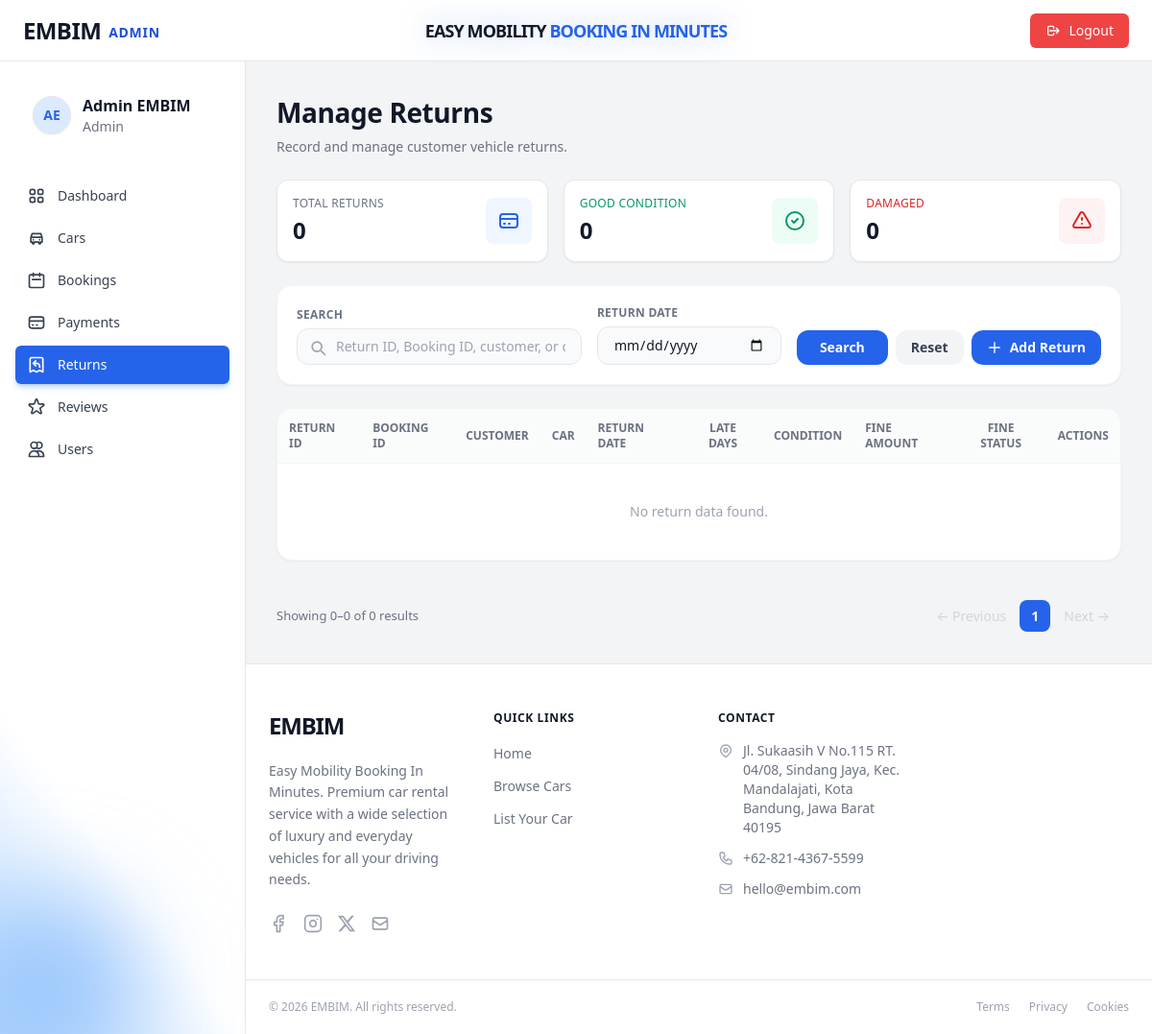
Page /admin/index.php?page=manage_returns (signed in) on the earlier database version.
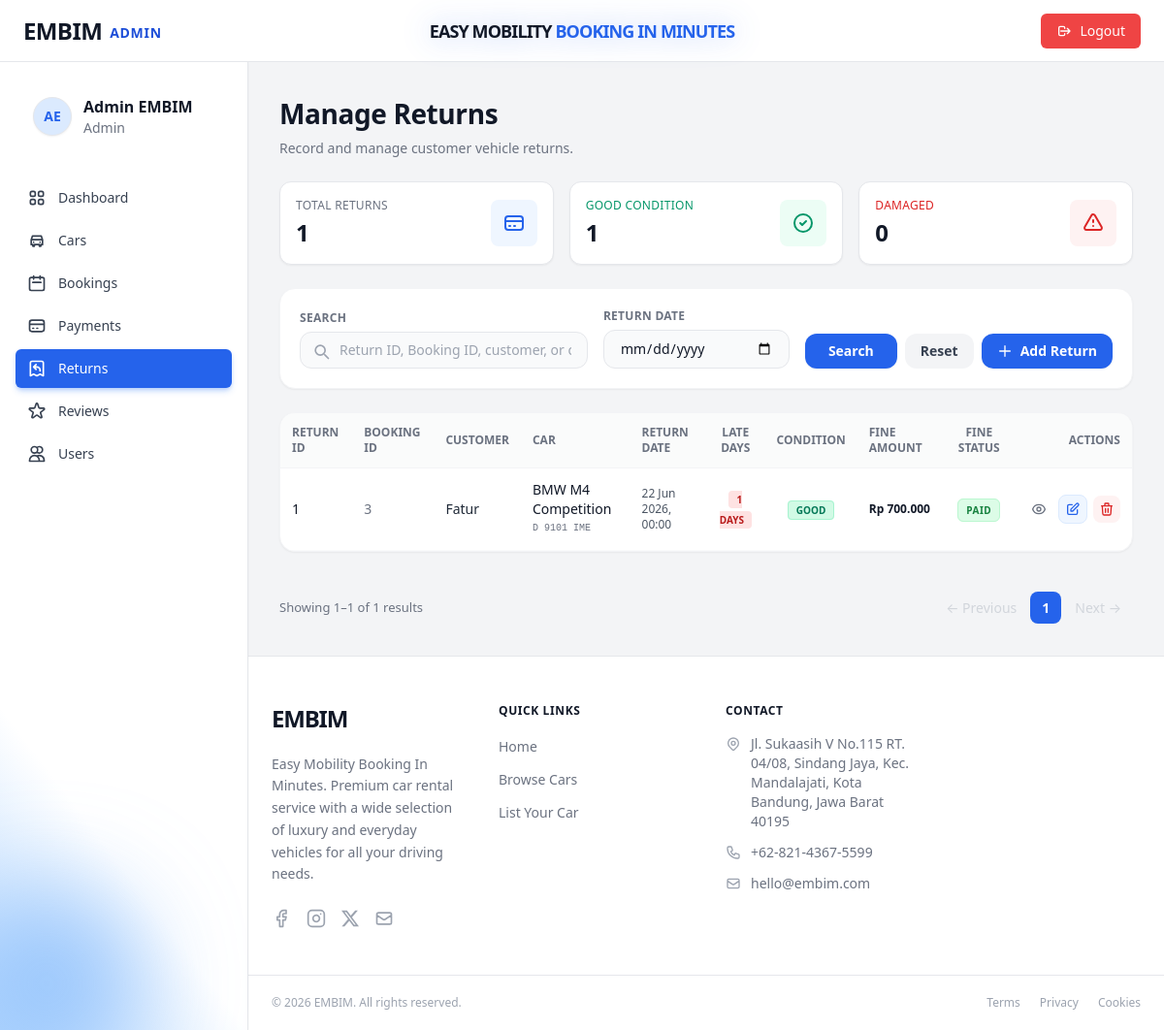
Same page on the later database version.
### tables this page shows
CREATE TABLE `returns` (
  `id` int(11) NOT NULL,
  `booking_id` int(11) NOT NULL,
  `return_date` date NOT NULL,
  `late_days` smallint(6) NOT NULL DEFAULT 0,
  `car_condition` enum('good','damaged') NOT NULL DEFAULT 'good',
  `notes` text DEFAULT NULL,
  `created_at` datetime NOT NULL DEFAULT current_timestamp(),
  `fine_per_day` decimal(12,2) DEFAULT 700000.00,
  `fine_amount` decimal(14,2) DEFAULT 0.00,
  `fine_status` enum('none','unpaid','paid') DEFAULT 'none'
);

CREATE TABLE `users` (
  `id` int(11) NOT NULL,
  `full_name` varchar(100) NOT NULL,
  `email` varchar(150) NOT NULL,
  `password` varchar(255) NOT NULL COMMENT 'bcrypt hash',
  `phone` varchar(20) DEFAULT NULL,
  `address` text DEFAULT NULL,
  `role` enum('admin','user') NOT NULL DEFAULT 'user',
  `photo_profile` varchar(100) DEFAULT NULL,
  `photo_ktp` varchar(100) DEFAULT NULL,
  `photo_sim` varchar(100) DEFAULT NULL,
  `created_at` datetime NOT NULL DEFAULT current_timestamp(),
  `updated_at` datetime NOT NULL DEFAULT current_timestamp() ON UPDATE current_timestamp()
);

CREATE TABLE `cars` (
  `id` int(11) NOT NULL,
  `brand` varchar(80) NOT NULL,
  `model` varchar(100) NOT NULL,
  `year` year(4) NOT NULL,
  `stock` int(11) NOT NULL,
  `license_plate` varchar(20) NOT NULL,
  `price_per_day` decimal(12,2) NOT NULL,
  `status` enum('available','booked','maintenance') NOT NULL DEFAULT 'available',
  `transmission` enum('automatic','manual') NOT NULL DEFAULT 'automatic',
  `fuel_type` enum('gasoline','diesel','electric','hybrid') NOT NULL DEFAULT 'gasoline',
  `seats` tinyint(4) NOT NULL DEFAULT 5,
  `description` text DEFAULT NULL,
  `photo` varchar(255) DEFAULT NULL COMMENT 'Nama file gambar di folder assets/images',
  `created_at` datetime NOT NULL DEFAULT current_timestamp(),
  `updated_at` datetime NOT NULL DEFAULT current_timestamp() ON UPDATE current_timestamp()
);

### admin/views/manage_returns.php (the view, shortened to what the changed rows need)
<?php require_once __DIR__ . '/partials/layout_top.php'; ?>
<div class="space-y-6">
  <div class="page-heading">
    <h1>Manage Returns</h1>
  </div>
  <div class="grid grid-cols-1 md:grid-cols-3 gap-4 mb-6">
    <a href="?page=manage_returns" class="block bg-white rounded-xl border border-gray-200 p-4 flex items-center justify-between shadow-sm transition-all duration-300 hover:-translate-y-1 hover:border-blue-300 hover:shadow-[0_0_20px_rgba(59,130,246,0.3)]">
      <div>
        <p class="text-xs font-medium text-gray-500 uppercase tracking-wide">Total Returns</p>
        <p class="text-2xl font-bold text-gray-900 mt-1"><?= number_format((int)($stats['total'] ?? 0)) ?></p>
      </div>
    </a>
    <a href="?page=manage_returns<?= $condition === 'good' ? '' : '&condition=good' ?>" class="block bg-white rounded-xl border <?= $condition === 'good' ? 'border-emerald-500 ring-2 ring-emerald-500/20' : 'border-gray-200' ?> p-4 flex items-center justify-between shadow-sm transition-all duration-300 hover:-translate-y-1 hover:border-emerald-300 hover:shadow-[0_0_20px_rgba(16,185,129,0.3)]">
      <div>
        <p class="text-xs font-medium text-emerald-600 uppercase tracking-wide">Good Condition</p>
        <p class="text-2xl font-bold text-gray-900 mt-1"><?= number_format((int)($stats['good_count'] ?? 0)) ?></p>
      </div>
    </a>
  </div>
  <div class="bg-white rounded-2xl shadow-sm border border-gray-100 overflow-hidden mb-6">
    <table class="w-full text-left text-sm text-gray-600">
      <thead class="bg-gray-50/80 border-b border-gray-100 text-xs uppercase font-semibold text-gray-500">
        <tr>
          <th class="px-3 py-3">Return ID</th>
          <th class="px-3 py-3">Booking ID</th>
          <th class="px-3 py-3">Customer</th>
          <th class="px-3 py-3">Car</th>
          <th class="px-3 py-3">Return Date</th>
          <th class="px-3 py-3 text-center">Late Days</th>
          <th class="px-3 py-3 text-center">Condition</th>
          <th class="px-3 py-3 font-bold">Fine Amount</th>
          <th class="px-3 py-3 text-center">Fine Status</th>
          <th class="px-3 py-3 text-right">Actions</th>
        </tr>
      </thead>
      <tbody>
        <?php if (empty($returns)): ?>
          <tr><td colspan="10" class="text-center py-10 text-gray-400">No return data found.</td></tr>
        <?php else: foreach ($returns as $r):
          $condClass = $r['car_condition'] === 'good' ? 'bg-emerald-100 text-emerald-700 border-emerald-200' : 'bg-red-100 text-red-700 border-red-200';
          $condLabel = $r['car_condition'] === 'good' ? 'Good' : 'Damaged';
        ?>
        <tr class="hover:bg-blue-50/30 transition-colors group border-b border-gray-50">
          <td class="px-3 py-3 font-medium text-gray-900"><?= (int)$r['id'] ?></td>
          <td class="px-3 py-3 text-gray-500"><?= (int)$r['booking_id'] ?></td>
          <td class="px-3 py-3 font-medium text-gray-800"><?= htmlspecialchars($r['customer_name']) ?></td>
          <td class="px-3 py-3">
            <div class="font-medium text-gray-900"><?= htmlspecialchars($r['car_name']) ?></div>
            <div class="text-[10px] text-gray-500 font-mono"><?= htmlspecialchars($r['license_plate']) ?></div>
          </td>
          <td class="px-3 py-3 text-xs text-gray-600 font-medium">
            <?= date('d M Y, H:i', strtotime($r['return_date'])) ?>
          </td>
          <td class="px-3 py-3 text-center">
            <?php if ((int)$r['late_days'] > 0): ?>
              <span class="px-2 py-0.5 bg-red-100 text-red-700 text-[10px] font-bold uppercase rounded w-max"><?= (int)$r['late_days'] ?> Days</span>
            <?php else: ?>
              <span class="px-2 py-0.5 bg-green-100 text-green-700 text-[10px] font-bold uppercase rounded w-max">None</span>
            <?php endif; ?>
          </td>
          <td class="px-3 py-3 text-center">
            <span class="px-2 py-0.5 border <?= $condClass ?> text-[10px] font-bold uppercase rounded w-max"><?= $condLabel ?></span>
          </td>
          <td class="px-3 py-3 font-bold text-gray-900 whitespace-nowrap text-xs">
            <?php if ((int)$r['fine_amount'] > 0): ?>
              Rp <?= number_format($r['fine_amount'], 0, ',', '.') ?>
            <?php else: ?>
              <span class="text-gray-400 font-normal">-</span>
            <?php endif; ?>
          </td>
          <td class="px-3 py-3 text-center">
            <?php
              $fs = $r['fine_status'] ?? 'none';
              $fsCls = match($fs) {
                'paid' => 'bg-green-100 text-green-700 border-green-200',
                'unpaid' => 'bg-red-100 text-red-700 border-red-200',
                default => 'bg-gray-100 text-gray-500 border-gray-200'
              };
            ?>
            <span class="px-2 py-1 border rounded-md text-[10px] font-bold uppercase tracking-wider <?= $fsCls ?>">
              <?= htmlspecialchars($fs) ?>
            </span>
          </td>
          <td class="px-3 py-3">
            <div class="flex items-center justify-end gap-1.5">
              <a href="?page=return_detail&id=<?= $r['id'] ?>" class="p-1.5 text-gray-500 hover:text-gray-900 hover:bg-gray-100 rounded-lg transition-colors" title="View Details">
              </a>
              <a href="?page=edit_return&id=<?= $r['id'] ?>" class="p-1.5 bg-blue-50 text-blue-600 hover:bg-blue-600 hover:text-white rounded-lg transition-colors border border-blue-100" title="Edit">
                <svg xmlns="http://www.w3.org/2000/svg" class="h-4 w-4" fill="none" viewBox="0 0 24 24" stroke="currentColor" stroke-width="2"><path stroke-linecap="round" stroke-linejoin="round" d="M11 5H6a2 2 0 00-2 2v11a2 2 0 002 2h11a2 2 0 002-2v-5m-1.414-9.414a2 2 0 112.828 2.828L11.828 15H9v-2.828l8.586-8.586z"/></svg>
              </a>
              <button type="button" onclick="openDeleteModal(<?= (int)$r['id'] ?>)" class="p-1.5 bg-red-50 text-red-600 hover:bg-red-100 rounded-lg transition-colors" title="Delete">
                <svg xmlns="http://www.w3.org/2000/svg" class="h-4 w-4" fill="none" viewBox="0 0 24 24" stroke="currentColor" stroke-width="2"><path stroke-linecap="round" stroke-linejoin="round" d="M19 7l-.867 12.142A2 2 0 0116.138 21H7.862a2 2 0 01-1.995-1.858L5 7m5 4v6m4-6v6m1-10V4a1 1 0 00-1-1h-4a1 1 0 00-1 1v3M4 7h16"/></svg>
              </button>
            </div>
          </td>
        </tr>
        <?php endforeach; endif; ?>
      </tbody>
    </table>
  </div>
  <?php
    $totalPages  = (int) ($totalPages  ?? 1);
    $currentPage = (int) ($currentPage ?? 1);
    $total       = (int) ($total       ?? 0);
    $baseUrl = '?page=manage_returns'
        . (!empty($_GET['condition'])   ? '&condition='   . urlencode($_GET['condition'])   : '')
        . (!empty($_GET['search'])      ? '&search='      . urlencode($_GET['search'])      : '')
        . (!empty($_GET['return_date']) ? '&return_date=' . urlencode($_GET['return_date']) : '');
    $from = $total > 0 ? min($total, ($currentPage - 1) * 10 + 1) : 0;
    $to   = min($total, $currentPage * 10);
  ?>
  <div class="embim-pagination">
    <p class="embim-pagination__info">Showing <?= $from ?>–<?= $to ?> of <?= $total ?> results</p>
    <div class="embim-pagination__pages">
      <?php if ($currentPage > 1): ?>
        <a href="<?= $baseUrl ?>&p=<?= $currentPage - 1 ?>" class="embim-pagination__btn">← Previous</a>
      <?php else: ?>
        <span class="embim-pagination__btn embim-pagination__btn--disabled">← Previous</span>
      <?php endif; ?>
      <?php for ($i = 1; $i <= $totalPages; $i++): ?>
        <?php if ($i === 1 || $i === $totalPages || abs($i - $currentPage) <= 1): ?>
          <a href="<?= $baseUrl ?>&p=<?= $i ?>" class="embim-pagination__btn <?= $i === $currentPage ? 'embim-pagination__btn--active' : '' ?>"><?= $i ?></a>
        <?php elseif (($i === 2 && $currentPage > 3) || ($i === $totalPages - 1 && $currentPage < $totalPages - 2)): ?>
          <span class="embim-pagination__btn embim-pagination__btn--disabled">…</span>
        <?php endif; ?>
      <?php endfor; ?>
      <?php if ($currentPage < $totalPages): ?>
        <a href="<?= $baseUrl ?>&p=<?= $currentPage + 1 ?>" class="embim-pagination__btn">Next →</a>
      <?php else: ?>
        <span class="embim-pagination__btn embim-pagination__btn--disabled">Next →</span>
      <?php endif; ?>
    </div>
  </div>
</div>
<?php require_once __DIR__ . '/partials/layout_bottom.php'; ?>

### admin/views/partials/sidebar.php (shortened to what the changed rows need)
<?php
    $activePage = $page ?? 'dashboard';
    $links = [
      ['page'=>'dashboard', 'label'=>'Dashboard', 'icon'=>'<path stroke-linecap="round" stroke-linejoin="round" d="M4 6a2 2 0 012-2h2a2 2 0 012 2v2a2 2 0 01-2 2H6a2 2 0 01-2-2V6zm10 0a2 2 0 012-2h2a2 2 0 012 2v2a2 2 0 01-2 2h-2a2 2 0 01-2-2V6zM4 16a2 2 0 012-2h2a2 2 0 012 2v2a2 2 0 01-2 2H6a2 2 0 01-2-2v-2zm10 0a2 2 0 012-2h2a2 2 0 012 2v2a2 2 0 01-2 2h-2a2 2 0 01-2-2v-2z"/>'],
      ['page'=>'manage_cars', 'label'=>'Cars', 'icon'=>'<path stroke-linecap="round" stroke-linejoin="round" d="M5 11l1.5-4.5h11L19 11M5 11v6h2v2h2v-2h6v2h2v-2h2v-6M5 11h14M8 14h.01M16 14h.01"/>'],
      ['page'=>'manage_bookings', 'label'=>'Bookings', 'icon'=>'<path stroke-linecap="round" stroke-linejoin="round" d="M8 7V3m8 4V3m-9 8h10M5 21h14a2 2 0 002-2V7a2 2 0 00-2-2H5a2 2 0 00-2 2v12a2 2 0 002 2z"/>'],
      ['page'=>'manage_payments', 'label'=>'Payments', 'icon'=>'<path stroke-linecap="round" stroke-linejoin="round" d="M3 10h18M7 15h1m4 0h1m-7 4h12a3 3 0 003-3V8a3 3 0 00-3-3H6a3 3 0 00-3 3v8a3 3 0 003 3z"/>'],
      ['page'=>'manage_returns',  'label'=>'Returns',  'icon'=>'<path stroke-linecap="round" stroke-linejoin="round" d="M16 15v-1a4 4 0 00-4-4H8m0 0l3 3m-3-3l3-3m9 14V5a2 2 0 00-2-2H6a2 2 0 00-2 2v16l4-2 4 2 4-2 4 2z"/>'],
      ['page'=>'manage_reviews', 'label'=>'Reviews', 'icon'=>'<path stroke-linecap="round" stroke-linejoin="round" d="M11.049 2.927c.3-.921 1.603-.921 1.902 0l1.519 4.674a1 1 0 00.95.69h4.915c.969 0 1.371 1.24.588 1.81l-3.976 2.888a1 1 0 00-.363 1.118l1.518 4.674c.3.922-.755 1.688-1.538 1.118l-3.976-2.888a1 1 0 00-1.176 0l-3.976 2.888c-.783.57-1.838-.197-1.538-1.118l1.518-4.674a1 1 0 00-.363-1.118l-3.976-2.888c-.784-.57-.38-1.81.588-1.81h4.914a1 1 0 00.951-.69l1.519-4.674z"/>'],
      ['page'=>'manage_users', 'label'=>'Users', 'icon'=>'<path stroke-linecap="round" stroke-linejoin="round" d="M12 4.354a4 4 0 110 5.292M15 21H3v-1a6 6 0 0112 0v1zm0 0h6v-1a6 6 0 00-9-5.197M13 7a4 4 0 11-8 0 4 4 0 018 0z"/>'],
    ];
  ?>
  <aside class="w-64 bg-white border-r border-gray-200 flex flex-col h-full shrink-0 shadow-sm relative">
    <nav class="flex-1 px-4 overflow-y-auto space-y-1 pb-4 relative z-10">
      <?php foreach ($links as $link):
        $isActive = ($activePage === $link['page']);
        $cls = $isActive
          ? 'flex items-center gap-3 px-3 py-2.5 rounded-md text-sm font-medium bg-blue-600 text-white shadow-md shadow-blue-500/30'
          : 'flex items-center gap-3 px-3 py-2.5 rounded-md text-sm font-medium text-gray-700 hover:bg-gray-100 transition-colors';
      ?>
      <a href="?page=<?= $link['page'] ?>" class="<?= $cls ?>">
        <svg xmlns="http://www.w3.org/2000/svg" class="h-5 w-5 shrink-0" fill="none" viewBox="0 0 24 24" stroke="currentColor" stroke-width="2"><?= $link['icon'] ?></svg>
        <?= $link['label'] ?>
      </a>
      <?php endforeach; ?>
    </nav>
  </aside>

Differences in the rows shown:
added returns: id "1", booking "3", users.full_name "Fatur", car_name "BMW M4 Competition", cars.license_plate "D 9101 IME", return_date "22 Jun 2026, 00:00", late_days "1", car_condition "GOOD", fine_amount "700.000", fine_status "PAID"
Other differences:
$stats['total']: "0" → "1"
$stats['good_count']: "0" → "1"
$from: "0" → "1"
$to: "0" → "1"
$total: "0" → "1"
text no longer shown: "No return data found."
